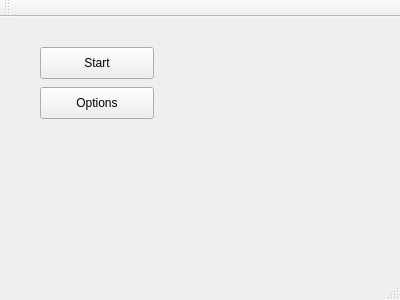
<?xml version="1.0" encoding="UTF-8"?>
<ui version="4.0">
 <class>MainWindow</class>
 <widget class="QMainWindow" name="MainWindow">
  <property name="geometry">
   <rect>
    <x>0</x>
    <y>0</y>
    <width>400</width>
    <height>300</height>
   </rect>
  </property>
  <property name="windowTitle">
   <string>MainWindow</string>
  </property>
  <widget class="QWidget" name="centralWidget">
   <widget class="QPushButton" name="pushButton">
    <property name="geometry">
     <rect>
      <x>40</x>
      <y>30</y>
      <width>114</width>
      <height>32</height>
     </rect>
    </property>
    <property name="text">
     <string>Start</string>
    </property>
   </widget>
   <widget class="QPushButton" name="pushButton_2">
    <property name="geometry">
     <rect>
      <x>40</x>
      <y>70</y>
      <width>114</width>
      <height>32</height>
     </rect>
    </property>
    <property name="text">
     <string>Options</string>
    </property>
   </widget>
   <widget class="QLabel" name="labelPic">
    <property name="geometry">
     <rect>
      <x>170</x>
      <y>30</y>
      <width>191</width>
      <height>161</height>
     </rect>
    </property>
    <property name="text">
     <string/>
    </property>
   </widget>
  </widget>
  <widget class="QMenuBar" name="menuBar">
   <property name="geometry">
    <rect>
     <x>0</x>
     <y>0</y>
     <width>400</width>
     <height>22</height>
    </rect>
   </property>
  </widget>
  <widget class="QToolBar" name="mainToolBar">
   <attribute name="toolBarArea">
    <enum>TopToolBarArea</enum>
   </attribute>
   <attribute name="toolBarBreak">
    <bool>false</bool>
   </attribute>
  </widget>
  <widget class="QStatusBar" name="statusBar"/>
 </widget>
 <layoutdefault spacing="6" margin="11"/>
 <resources/>
 <connections/>
</ui>
